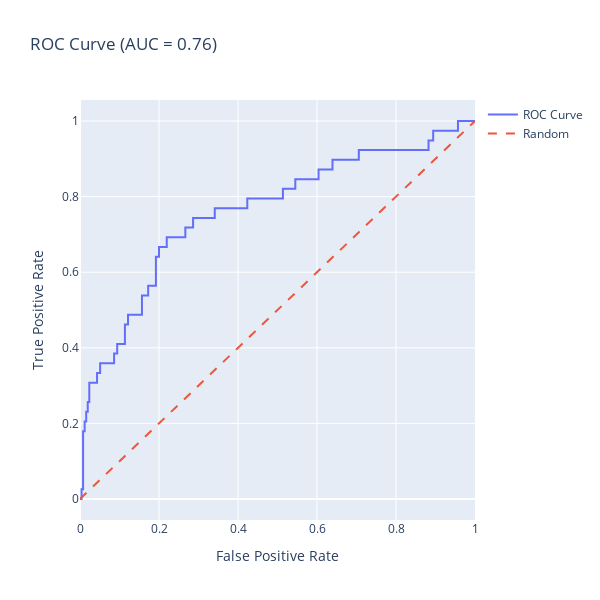

Notebook cell for this chart:
### Markdown cell above
### ROC Curve

### Code cell
# ROC Curve
fpr, tpr, _ = roc_curve(y_test, y_pred_proba)
roc_auc = auc(fpr, tpr)
fig = go.Figure()
fig.add_trace(go.Scatter(x=fpr, y=tpr, mode='lines', name='ROC Curve'))
fig.add_trace(go.Scatter(x=[0, 1], y=[0, 1], mode='lines', name='Random', line=dict(dash='dash')))
fig.update_layout(title=f'ROC Curve (AUC = {roc_auc:.2f})', xaxis_title='False Positive Rate', yaxis_title='True Positive Rate')
fig.update_layout(width=600, height=600)
fig.show()

### Figure 1 — Plotly figure (JSON) as saved in the notebook; plotly's stock layout.template omitted (floating-point values rounded to 4 significant figures)
{"data": [{"mode": "lines", "name": "ROC Curve", "type": "scatter", "x": [0, 0.003922, 0.003922, 0.007843, 0.007843, 0.01176, 0.01176, 0.01569, 0.01569, 0.01961, 0.01961, 0.02353, 0.02353, 0.04314, 0.04314, 0.05098, 0.05098, 0.08627, 0.08627, 0.09412, 0.09412, 0.1137, 0.1137, 0.1216, 0.1216, 0.1569, 0.1569, 0.1725, 0.1725, 0.1922, 0.1922, 0.2, 0.2, 0.2196, 0.2196, 0.2471, 0.2627, 0.2667, 0.2667, 0.2863, 0.2863, 0.3412, 0.3412, 0.4235, 0.4235, 0.5137, 0.5137, 0.5451, 0.5451, 0.6039, 0.6039, 0.6392, 0.6392, 0.7059, 0.7059, 0.8824, 0.8824, 0.8941, 0.8941, 0.9569, 0.9569, 1], "y": [0, 0, 0.02564, 0.02564, 0.1795, 0.1795, 0.2051, 0.2051, 0.2308, 0.2308, 0.2564, 0.2564, 0.3077, 0.3077, 0.3333, 0.3333, 0.359, 0.359, 0.3846, 0.3846, 0.4103, 0.4103, 0.4615, 0.4615, 0.4872, 0.4872, 0.5385, 0.5385, 0.5641, 0.5641, 0.641, 0.641, 0.6667, 0.6667, 0.6923, 0.6923, 0.6923, 0.6923, 0.7179, 0.7179, 0.7436, 0.7436, 0.7692, 0.7692, 0.7949, 0.7949, 0.8205, 0.8205, 0.8462, 0.8462, 0.8718, 0.8718, 0.8974, 0.8974, 0.9231, 0.9231, 0.9487, 0.9487, 0.9744, 0.9744, 1, 1]}, {"line": {"dash": "dash"}, "mode": "lines", "name": "Random", "type": "scatter", "x": [0, 1], "y": [0, 1]}], "layout": {"height": 600, "title": {"text": "ROC Curve (AUC = 0.76)"}, "width": 600, "xaxis": {"autorange": true, "range": [0, 1], "title": {"text": "False Positive Rate"}, "type": "linear"}, "yaxis": {"autorange": true, "range": [-0.05556, 1.056], "title": {"text": "True Positive Rate"}, "type": "linear"}}}
